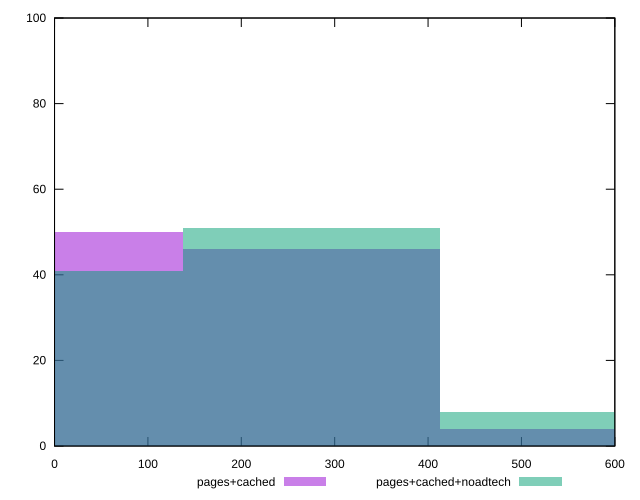

gnuplot code for this plot:
reset

$pagesCached <<EOF
0 50
550.2354239668724 4
275.1177119834362 46
EOF

$pagesCachedNoadtech <<EOF
550.2354239668724 8
275.1177119834362 51
0 41
EOF

set key outside below
set boxwidth 275.1177119834362
set xrange [0:600]
set yrange [0:100]
set trange [0:100]
set style fill transparent solid 0.5 noborder
set terminal svg size 640, 500 enhanced background rgb 'white'
set output "report_00015_2021-02-09T16-11-33.973Z/unused-css-rules/comparison/histogram/1_vs_2.svg"

plot $pagesCached title "pages+cached" with boxes, \
     $pagesCachedNoadtech title "pages+cached+noadtech" with boxes

reset
